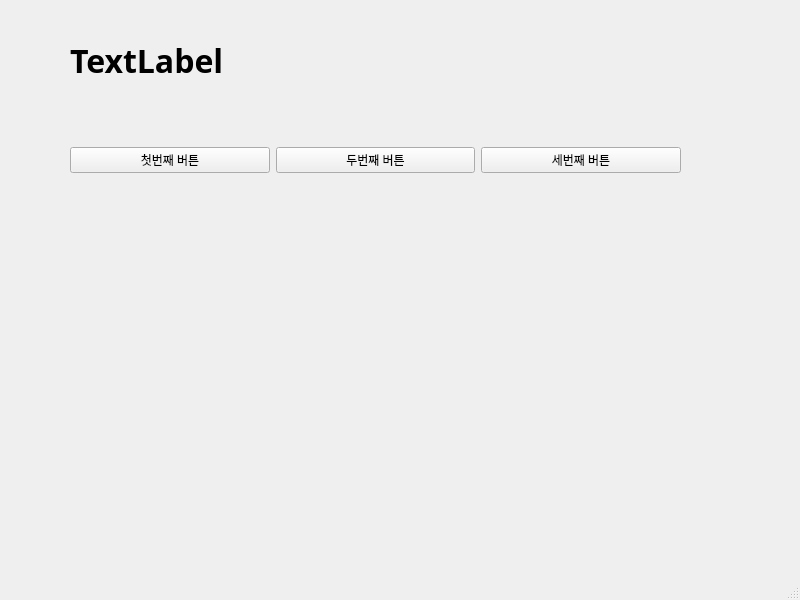
<?xml version="1.0" encoding="UTF-8"?>
<ui version="4.0">
 <class>MainWindow</class>
 <widget class="QMainWindow" name="MainWindow">
  <property name="geometry">
   <rect>
    <x>0</x>
    <y>0</y>
    <width>800</width>
    <height>600</height>
   </rect>
  </property>
  <property name="windowTitle">
   <string>MainWindow</string>
  </property>
  <widget class="QWidget" name="centralwidget">
   <widget class="QWidget" name="horizontalLayoutWidget">
    <property name="geometry">
     <rect>
      <x>70</x>
      <y>110</y>
      <width>611</width>
      <height>101</height>
     </rect>
    </property>
    <layout class="QHBoxLayout" name="horizontalLayout">
     <item>
      <widget class="QPushButton" name="pushButton">
       <property name="text">
        <string>첫번째 버튼</string>
       </property>
      </widget>
     </item>
     <item>
      <widget class="QPushButton" name="pushButton_2">
       <property name="text">
        <string>두번째 버튼</string>
       </property>
      </widget>
     </item>
     <item>
      <widget class="QPushButton" name="pushButton_3">
       <property name="text">
        <string>세번째 버튼</string>
       </property>
      </widget>
     </item>
    </layout>
   </widget>
   <widget class="QLabel" name="label">
    <property name="geometry">
     <rect>
      <x>70</x>
      <y>30</y>
      <width>611</width>
      <height>61</height>
     </rect>
    </property>
    <property name="font">
     <font>
      <family>맑은 고딕</family>
      <pointsize>24</pointsize>
      <weight>75</weight>
      <bold>true</bold>
     </font>
    </property>
    <property name="text">
     <string>TextLabel</string>
    </property>
   </widget>
  </widget>
  <widget class="QMenuBar" name="menubar">
   <property name="geometry">
    <rect>
     <x>0</x>
     <y>0</y>
     <width>800</width>
     <height>21</height>
    </rect>
   </property>
  </widget>
  <widget class="QStatusBar" name="statusbar"/>
 </widget>
 <resources/>
 <connections>
  <connection>
   <sender>pushButton</sender>
   <signal>clicked()</signal>
   <receiver>MainWindow</receiver>
   <slot>firstClick()</slot>
   <hints>
    <hint type="sourcelabel">
     <x>149</x>
     <y>184</y>
    </hint>
    <hint type="destinationlabel">
     <x>188</x>
     <y>244</y>
    </hint>
   </hints>
  </connection>
  <connection>
   <sender>pushButton_2</sender>
   <signal>clicked()</signal>
   <receiver>MainWindow</receiver>
   <slot>secondClick()</slot>
   <hints>
    <hint type="sourcelabel">
     <x>306</x>
     <y>183</y>
    </hint>
    <hint type="destinationlabel">
     <x>347</x>
     <y>245</y>
    </hint>
   </hints>
  </connection>
  <connection>
   <sender>pushButton_3</sender>
   <signal>clicked()</signal>
   <receiver>MainWindow</receiver>
   <slot>thirdClick()</slot>
   <hints>
    <hint type="sourcelabel">
     <x>518</x>
     <y>183</y>
    </hint>
    <hint type="destinationlabel">
     <x>561</x>
     <y>247</y>
    </hint>
   </hints>
  </connection>
 </connections>
 <slots>
  <slot>firstClick()</slot>
  <slot>secondClick()</slot>
  <slot>thirdClick()</slot>
 </slots>
</ui>
